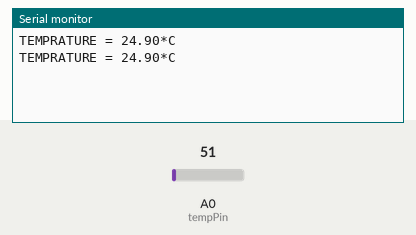
Simulated run of this sketch. Board: Arduino Uno, built with avr-gcc and run on an emulated ATmega328P. Parts: the last lines printed to the serial monitor. Inputs (shaded band) come from the test bench; at power-on: A0 (tempPin) = 51.

Above: at 1.8 s.
1.9 s: A0 (tempPin) set to 61
At 2.5 s:
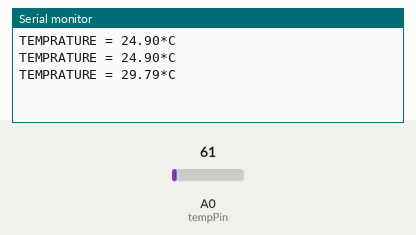
3.4 s: A0 (tempPin) set to 71
At 4.8 s:
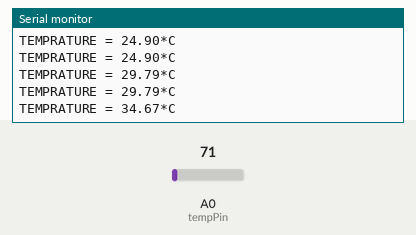
Timing chart, 0 to 6.4 s (numbered marks = the images above; inputs shaded):
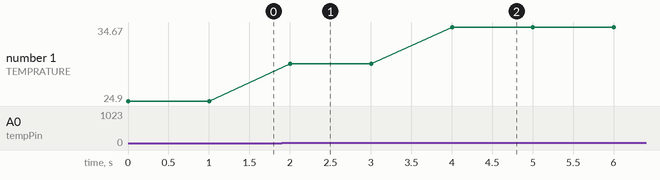

The sketch:

temp1.ino
```cpp
float temp;
int tempPin = 0;

void setup()

{

Serial.begin(9600);

}

void loop()

{

temp = (5.0 * analogRead(tempPin) * 100.0) / 1024;

//temp *=0.48828125;

Serial.print("TEMPRATURE = ");

Serial.print(temp);

Serial.print("*C");

Serial.println();

delay(1000);

}
```

Measured:
- after the input at 1.9 s, the serial monitor: prints a new line after 0.10 s (image 1)
- after the input at 3.4 s, the serial monitor: prints a new line after 0.60 s (image 2)
- plotted number 1: 24.9 → 29.79 after the input at 1.9 s, 29.79 → 34.67 after the input at 3.4 s
